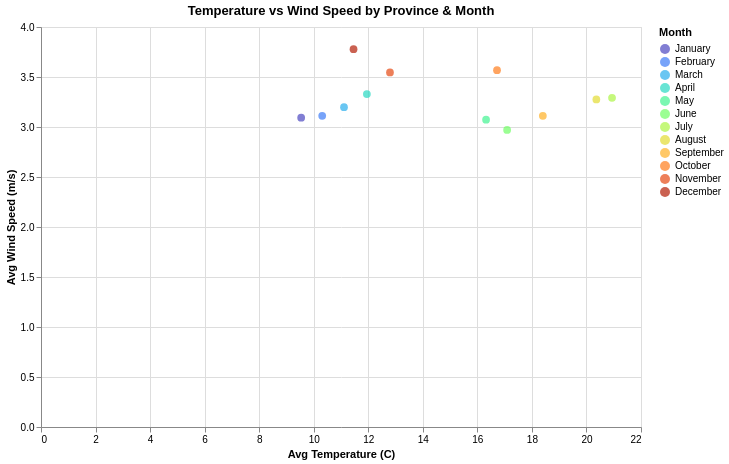

Source (notebook cell):
### Code cell
scatter_viento = scatter_viento.with_columns([
    pl.col("provincia").cast(pl.String),
    pl.col("mes").cast(pl.String)
])

prov_list_viento = sorted(scatter_viento["provincia"].unique())

selector_viento = alt.selection_point(
    fields=["provincia"],
    bind=alt.binding_select(options=prov_list_viento, name="Select Province: "),
    value=[{"provincia": prov_list_viento[0]}]
)

alt.Chart(scatter_viento).mark_circle(size=60, opacity=0.7).encode(
    x=alt.X("temp_mean:Q", title="Avg Temperature (C)"),
    y=alt.Y("viento_mean:Q", title="Avg Wind Speed (m/s)"),
    color=alt.Color("mes:N", title="Month", sort=list(month_order),
                    scale=alt.Scale(scheme="turbo")),
    tooltip=["mes", "provincia",
             alt.Tooltip("temp_mean", format=".1f"),
             alt.Tooltip("viento_mean", format=".2f")]
).add_params(
    selector_viento
).transform_filter(
    selector_viento
).properties(
    title="Temperature vs Wind Speed by Province & Month",
    width=600,
    height=400
).interactive().show()

### Figure 1 — Vega specification as saved in the notebook (floating-point values rounded to 4 significant figures; data arrays with more than 128 entries replaced by an {"elided": "..."} marker saying what was removed)
{"$schema": "https://vega.github.io/schema/vega/v6.json", "data": [{"name": "_server_source_0", "values": {"elided": "648 records"}}, {"name": "param_83135ee97baa9aca_store", "values": [{"unit": "", "fields": [{"type": "E", "field": "provincia"}], "values": ["A CORUÑA"]}]}, {"name": "param_1e9efca18e7a2868_store"}, {"name": "source_0", "source": "_server_source_0", "transform": [{"type": "filter", "expr": "!length(data(\"param_83135ee97baa9aca_store\")) || vlSelectionTest(\"param_83135ee97baa9aca_store\", datum)"}, {"type": "formula", "expr": "datum[\"mes\"]===\"January\" ? 0 : datum[\"mes\"]===\"February\" ? 1 : datum[\"mes\"]===\"March\" ? 2 : datum[\"mes\"]===\"April\" ? 3 : datum[\"mes\"]===\"May\" ? 4 : datum[\"mes\"]===\"June\" ? 5 : datum[\"mes\"]===\"July\" ? 6 : datum[\"mes\"]===\"August\" ? 7 : datum[\"mes\"]===\"September\" ? 8 : datum[\"mes\"]===\"October\" ? 9 : datum[\"mes\"]===\"November\" ? 10 : datum[\"mes\"]===\"December\" ? 11 : 12", "as": "color_mes_sort_index"}, {"type": "project", "fields": ["color_mes_sort_index", "mes", "provincia", "temp_mean", "viento_mean"]}]}, {"name": "data_0", "source": "source_0", "transform": [{"type": "filter", "expr": "isValid(datum[\"temp_mean\"]) && isFinite(+datum[\"temp_mean\"]) && isValid(datum[\"viento_mean\"]) && isFinite(+datum[\"viento_mean\"])"}, {"type": "project", "fields": ["mes", "provincia", "temp_mean", "viento_mean"]}]}, {"name": "data_0_x_domain_temp_mean", "source": "data_0", "transform": [{"type": "formula", "expr": "+datum['temp_mean']", "as": "temp_mean"}, {"type": "aggregate", "groupby": [], "fields": ["temp_mean", "temp_mean"], "ops": ["min", "max"], "as": ["min", "max"]}]}, {"name": "data_0_y_domain_viento_mean", "source": "data_0", "transform": [{"type": "formula", "expr": "+datum['viento_mean']", "as": "viento_mean"}, {"type": "aggregate", "groupby": [], "fields": ["viento_mean", "viento_mean"], "ops": ["min", "max"], "as": ["min", "max"]}]}, {"name": "source_0_color_domain_mes", "source": "source_0", "transform": [{"type": "aggregate", "groupby": ["mes"], "fields": ["color_mes_sort_index"], "ops": ["min"], "as": ["sort_field"]}, {"type": "project", "fields": ["mes", "sort_field"]}]}], "signals": [{"name": "unit", "value": {}, "on": [{"events": "pointermove", "update": "isTuple(group()) ? group() : unit"}]}, {"name": "param_83135ee97baa9aca_provincia", "init": "\"A CORUÑA\"", "bind": {"input": "select", "options": ["A CORUÑA", "ALBACETE", "ALICANTE", "ALMERIA", "ARABA/ALAVA", "ASTURIAS", "AVILA", "BADAJOZ", "BALEARES", "BARCELONA", "BIZKAIA", "BURGOS", "CACERES", "CADIZ", "CANTABRIA", "CASTELLON", "CEUTA", "CIUDAD REAL", "CORDOBA", "CUENCA", "GIPUZKOA", "GIRONA", "GRANADA", "GUADALAJARA", "HUELVA", "HUESCA", "ILLES BALEARS", "JAEN", "LA RIOJA", "LAS PALMAS", "LEON", "LLEIDA", "LUGO", "MADRID", "MALAGA", "MELILLA", "MURCIA", "NAVARRA", "OURENSE", "PALENCIA", "PONTEVEDRA", "SALAMANCA", "SANTA CRUZ DE TENERIFE", "SEGOVIA", "SEVILLA", "SORIA", "STA. CRUZ DE TENERIFE", "TARRAGONA", "TERUEL", "TOLEDO", "VALENCIA", "VALLADOLID", "ZAMORA", "ZARAGOZA"], "name": "Select Province: "}}, {"name": "param_83135ee97baa9aca", "update": "vlSelectionResolve(\"param_83135ee97baa9aca_store\", \"union\", true, true)"}, {"name": "param_1e9efca18e7a2868", "update": "vlSelectionResolve(\"param_1e9efca18e7a2868_store\", \"union\")"}, {"name": "param_83135ee97baa9aca_tuple", "update": "param_83135ee97baa9aca_provincia !== null ? {fields: param_83135ee97baa9aca_tuple_fields, values: [param_83135ee97baa9aca_provincia]} : null"}, {"name": "param_83135ee97baa9aca_tuple_fields", "value": [{"type": "E", "field": "provincia"}]}, {"name": "param_83135ee97baa9aca_modify", "on": [{"events": {"signal": "param_83135ee97baa9aca_tuple"}, "update": "modify(\"param_83135ee97baa9aca_store\", param_83135ee97baa9aca_tuple, true)"}]}, {"name": "param_1e9efca18e7a2868_temp_mean", "on": [{"events": [{"source": "view", "type": "dblclick"}], "update": "null"}, {"events": {"signal": "param_1e9efca18e7a2868_translate_delta"}, "update": "panLinear(param_1e9efca18e7a2868_translate_anchor.extent_x, -param_1e9efca18e7a2868_translate_delta.x / width)"}, {"events": {"signal": "param_1e9efca18e7a2868_zoom_delta"}, "update": "zoomLinear(domain(\"x\"), param_1e9efca18e7a2868_zoom_anchor.x, param_1e9efca18e7a2868_zoom_delta)"}]}, {"name": "param_1e9efca18e7a2868_viento_mean", "on": [{"events": [{"source": "view", "type": "dblclick"}], "update": "null"}, {"events": {"signal": "param_1e9efca18e7a2868_translate_delta"}, "update": "panLinear(param_1e9efca18e7a2868_translate_anchor.extent_y, param_1e9efca18e7a2868_translate_delta.y / height)"}, {"events": {"signal": "param_1e9efca18e7a2868_zoom_delta"}, "update": "zoomLinear(domain(\"y\"), param_1e9efca18e7a2868_zoom_anchor.y, param_1e9efca18e7a2868_zoom_delta)"}]}, {"name": "param_1e9efca18e7a2868_tuple", "on": [{"events": [{"signal": "param_1e9efca18e7a2868_temp_mean || param_1e9efca18e7a2868_viento_mean"}], "update": "param_1e9efca18e7a2868_temp_mean && param_1e9efca18e7a2868_viento_mean ? {unit: \"\", fields: param_1e9efca18e7a2868_tuple_fields, values: [param_1e9efca18e7a2868_temp_mean,param_1e9efca18e7a2868_viento_mean]} : null"}]}, {"name": "param_1e9efca18e7a2868_tuple_fields", "value": [{"field": "temp_mean", "channel": "x", "type": "R"}, {"field": "viento_mean", "channel": "y", "type": "R"}]}, {"name": "param_1e9efca18e7a2868_translate_anchor", "value": {}, "on": [{"events": [{"source": "scope", "type": "pointerdown"}], "update": "{x: x(unit), y: y(unit), extent_x: domain(\"x\"), extent_y: domain(\"y\")}"}]}, {"name": "param_1e9efca18e7a2868_translate_delta", "value": {}, "on": [{"events": [{"source": "window", "between": [{"source": "scope", "type": "pointerdown"}, {"source": "window", "type": "pointerup"}], "type": "pointermove", "consume": true}], "update": "{x: param_1e9efca18e7a2868_translate_anchor.x - x(unit), y: param_1e9efca18e7a2868_translate_anchor.y - y(unit)}"}]}, {"name": "param_1e9efca18e7a2868_zoom_anchor", "on": [{"events": [{"source": "scope", "consume": true, "type": "wheel"}], "update": "{x: invert(\"x\", x(unit)), y: invert(\"y\", y(unit))}"}]}, {"name": "param_1e9efca18e7a2868_zoom_delta", "on": [{"events": [{"source": "scope", "type": "wheel", "consume": true}], "update": "pow(1.001, event.deltaY * pow(16, event.deltaMode))", "force": true}]}, {"name": "param_1e9efca18e7a2868_modify", "on": [{"events": {"signal": "param_1e9efca18e7a2868_tuple"}, "update": "modify(\"param_1e9efca18e7a2868_store\", param_1e9efca18e7a2868_tuple, true)"}]}], "marks": [{"type": "symbol", "name": "marks", "from": {"data": "data_0"}, "encode": {"update": {"shape": {"value": "circle"}, "tooltip": {"signal": "{\"mes\": isValid(datum[\"mes\"]) ? isArray(datum[\"mes\"]) ? join(datum[\"mes\"], '\\n') : datum[\"mes\"] : \"\"+datum[\"mes\"], \"provincia\": isValid(datum[\"provincia\"]) ? isArray(datum[\"provincia\"]) ? join(datum[\"provincia\"], '\\n') : datum[\"provincia\"] : \"\"+datum[\"provincia\"], \"temp_mean\": format(datum[\"temp_mean\"], \".1f\"), \"viento_mean\": format(datum[\"viento_mean\"], \".2f\")}"}, "x": {"field": "temp_mean", "scale": "x"}, "fill": {"field": "mes", "scale": "color"}, "opacity": {"value": 0.7}, "y": {"field": "viento_mean", "scale": "y"}, "size": {"value": 60}}}, "style": ["circle"], "interactive": true, "clip": true}], "scales": [{"name": "x", "type": "linear", "domain": [{"signal": "(data(\"data_0_x_domain_temp_mean\")[0] || {}).min"}, {"signal": "(data(\"data_0_x_domain_temp_mean\")[0] || {}).max"}], "range": [0, {"signal": "width"}], "zero": true, "domainRaw": {"signal": "param_1e9efca18e7a2868[\"temp_mean\"]"}, "nice": true}, {"name": "y", "type": "linear", "domain": [{"signal": "(data(\"data_0_y_domain_viento_mean\")[0] || {}).min"}, {"signal": "(data(\"data_0_y_domain_viento_mean\")[0] || {}).max"}], "range": [{"signal": "height"}, 0], "domainRaw": {"signal": "param_1e9efca18e7a2868[\"viento_mean\"]"}, "nice": true, "zero": true}, {"name": "color", "type": "ordinal", "domain": {"data": "source_0_color_domain_mes", "field": "mes", "sort": {"op": "max", "field": "sort_field"}}, "range": {"scheme": "turbo"}}], "axes": [{"scale": "x", "grid": true, "aria": false, "ticks": false, "domain": false, "tickCount": {"signal": "ceil(width/40)"}, "maxExtent": 0, "labels": false, "minExtent": 0, "zindex": 0, "gridScale": "y", "orient": "bottom"}, {"scale": "y", "domain": false, "grid": true, "gridScale": "x", "tickCount": {"signal": "ceil(height/40)"}, "minExtent": 0, "labels": false, "aria": false, "maxExtent": 0, "orient": "left", "ticks": false, "zindex": 0}, {"scale": "x", "labelOverlap": true, "tickCount": {"signal": "ceil(width/40)"}, "labelFlush": true, "grid": false, "title": "Avg Temperature (C)", "zindex": 0, "orient": "bottom"}, {"scale": "y", "zindex": 0, "labelOverlap": true, "grid": false, "title": "Avg Wind Speed (m/s)", "orient": "left", "tickCount": {"signal": "ceil(height/40)"}}], "title": {"text": "Temperature vs Wind Speed by Province & Month", "frame": "group"}, "padding": 5, "background": "white", "height": 400, "legends": [{"title": "Month", "fill": "color", "symbolType": "circle", "encode": {"symbols": {"update": {"opacity": {"value": 0.7}}}}}], "style": "cell", "width": 600}
